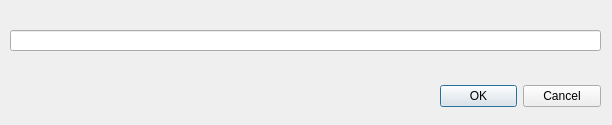
<?xml version="1.0" encoding="UTF-8"?>
<ui version="4.0">
 <class>AddFeed_Dialog</class>
 <widget class="QDialog" name="AddFeed_Dialog">
  <property name="geometry">
   <rect>
    <x>0</x>
    <y>0</y>
    <width>612</width>
    <height>125</height>
   </rect>
  </property>
  <property name="windowTitle">
   <string>Add New Feed</string>
  </property>
  <widget class="QDialogButtonBox" name="buttonBox">
   <property name="geometry">
    <rect>
     <x>440</x>
     <y>80</y>
     <width>161</width>
     <height>32</height>
    </rect>
   </property>
   <property name="orientation">
    <enum>Qt::Horizontal</enum>
   </property>
   <property name="standardButtons">
    <set>QDialogButtonBox::Cancel|QDialogButtonBox::Ok</set>
   </property>
  </widget>
  <widget class="QLineEdit" name="Feed_Path">
   <property name="geometry">
    <rect>
     <x>10</x>
     <y>30</y>
     <width>591</width>
     <height>21</height>
    </rect>
   </property>
  </widget>
 </widget>
 <resources/>
 <connections>
  <connection>
   <sender>buttonBox</sender>
   <signal>accepted()</signal>
   <receiver>AddFeed_Dialog</receiver>
   <slot>accept()</slot>
   <hints>
    <hint type="sourcelabel">
     <x>248</x>
     <y>254</y>
    </hint>
    <hint type="destinationlabel">
     <x>157</x>
     <y>274</y>
    </hint>
   </hints>
  </connection>
  <connection>
   <sender>buttonBox</sender>
   <signal>rejected()</signal>
   <receiver>AddFeed_Dialog</receiver>
   <slot>reject()</slot>
   <hints>
    <hint type="sourcelabel">
     <x>316</x>
     <y>260</y>
    </hint>
    <hint type="destinationlabel">
     <x>286</x>
     <y>274</y>
    </hint>
   </hints>
  </connection>
 </connections>
</ui>
